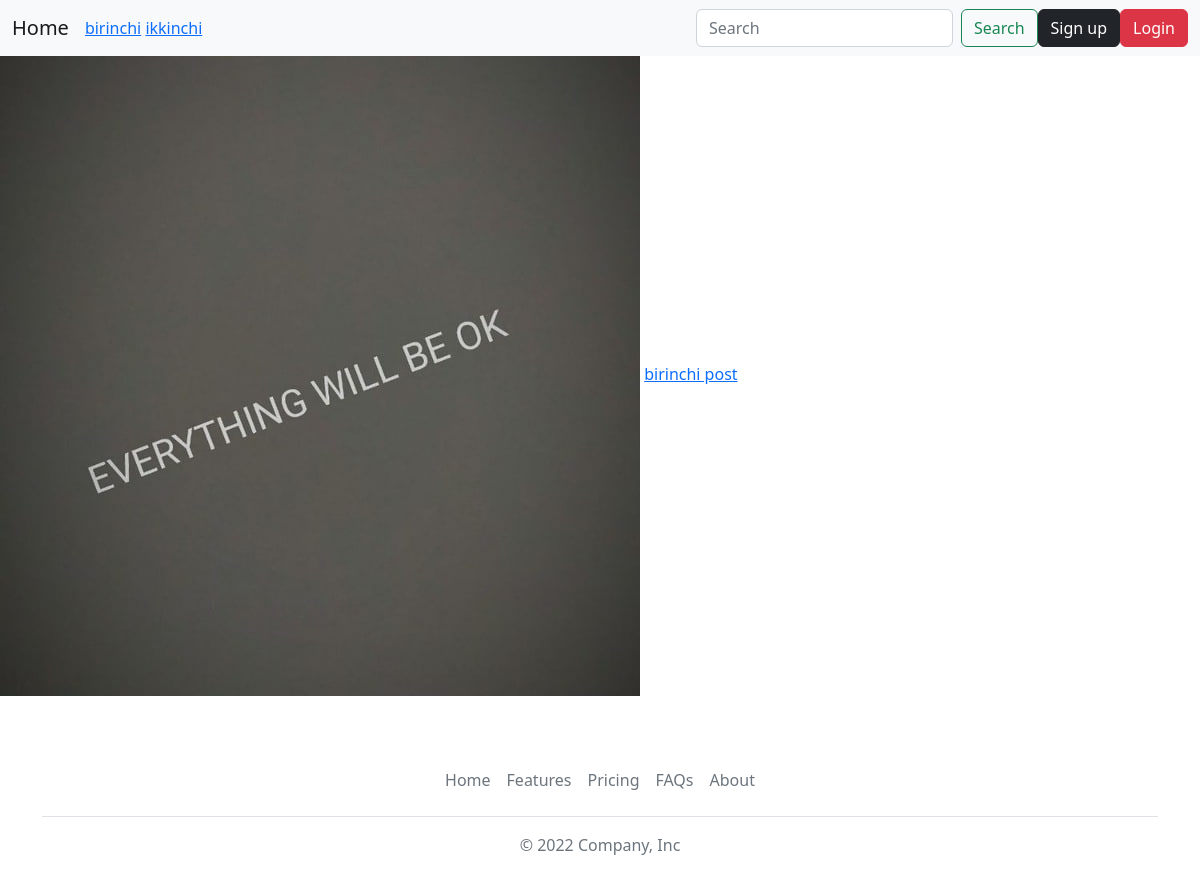
The page / on the database its author committed.
### blog/models.py (models this page shows, shortened)
class Category(models.Model):
     name = models.CharField(max_length=150, null=True, blank=True)

class Post(models.Model):
    title = models.CharField(max_length=150, null=True, blank=True)
    description = models.TextField()
    post_image = models.ImageField(upload_to = "images/", null=True, blank=True)
    slug = models.SlugField(max_length=150, null=False, unique=True, blank=True)
    category = models.ForeignKey(Category, related_name='posts', on_delete=models.CASCADE, null=True, blank=True)
    author = models.ForeignKey('Author', on_delete=models.CASCADE, null=True, blank=True)
    date_added = models.DateTimeField(auto_now_add=True, null=True, blank=True)
    def get_absolute_url(self):
        return reverse('blog:about', kwargs={'slug':self.slug})

### blog/views.py (the view)
# urls.py: path('', home, name='home'),
def home(request):
    category = request.GET.get('category')
    if category == None:
        posts = Post.objects.all()
    else:
        posts = Post.objects.filter(category__name = category)
    categories = Category.objects.all()
    return render(request, "blog/home.html", {'posts': posts, 'categories': categories})

### templates/blog/home.html (shortened to what this page needs)
{% extends "base.html" %}
{% load static %}
    {% block content %}
    <div class="home">
        {% for post in posts %}
        <div class="img">
        <img src="{{post.post_image.url}}" alt="">
         <a href="{{post.get_absolute_url}}">{{post.title}}</a> <br><br>
        </div>
        {% endfor %}
    </div>
    {% endblock %}

### templates/details/navbar.html (shortened to what this page needs)
<link href="https://cdn.jsdelivr.net/npm/bootstrap@5.2.0/dist/css/bootstrap.min.css" rel="stylesheet">
<nav class="navbar navbar-expand-lg bg-light">
  <div class="container-fluid">
    <a class="navbar-brand" href="{% url 'blog:home'%}">Home</a>
    <div class="collapse navbar-collapse" id="navbarSupportedContent">
      <ul class="navbar-nav me-auto mb-2 mb-lg-0">
        <li class="nav-item">
      {% for category in categories %}
          <a href="{% url 'blog:home'%}?category={{category.name}}">{{category.name}}</a>
        {% endfor %}
        </li>
      </ul>
      <form class="d-flex" role="search">
        <input class="form-control me-2" type="search" placeholder="Search" aria-label="Search">
        <button class="btn btn-outline-success" type="submit">Search</button>
      </form>
      {% if request.user.is_authenticated %}
      {{request.user.username}}
      {% else %}
      <a href="{% url 'signup' %}"><button type="button" class="btn btn-dark">Sign up</button></a>
      {% endif %}
      {% if not request.user.is_authenticated %}
      <a href="{% url 'login'%}"><button type="button" class="btn btn-danger">Login</button></a>
      {% else %}
      <a href="{% url 'logout'%}"><button type="button" class="btn btn-danger">Logout</button></a>
      {% endif %}
    </div>
  </div>
</nav>

### rows shown on the page
Category: name "birinchi"
Category: name "ikkinchi"
Post: post_image (picture), title "birinchi post"
